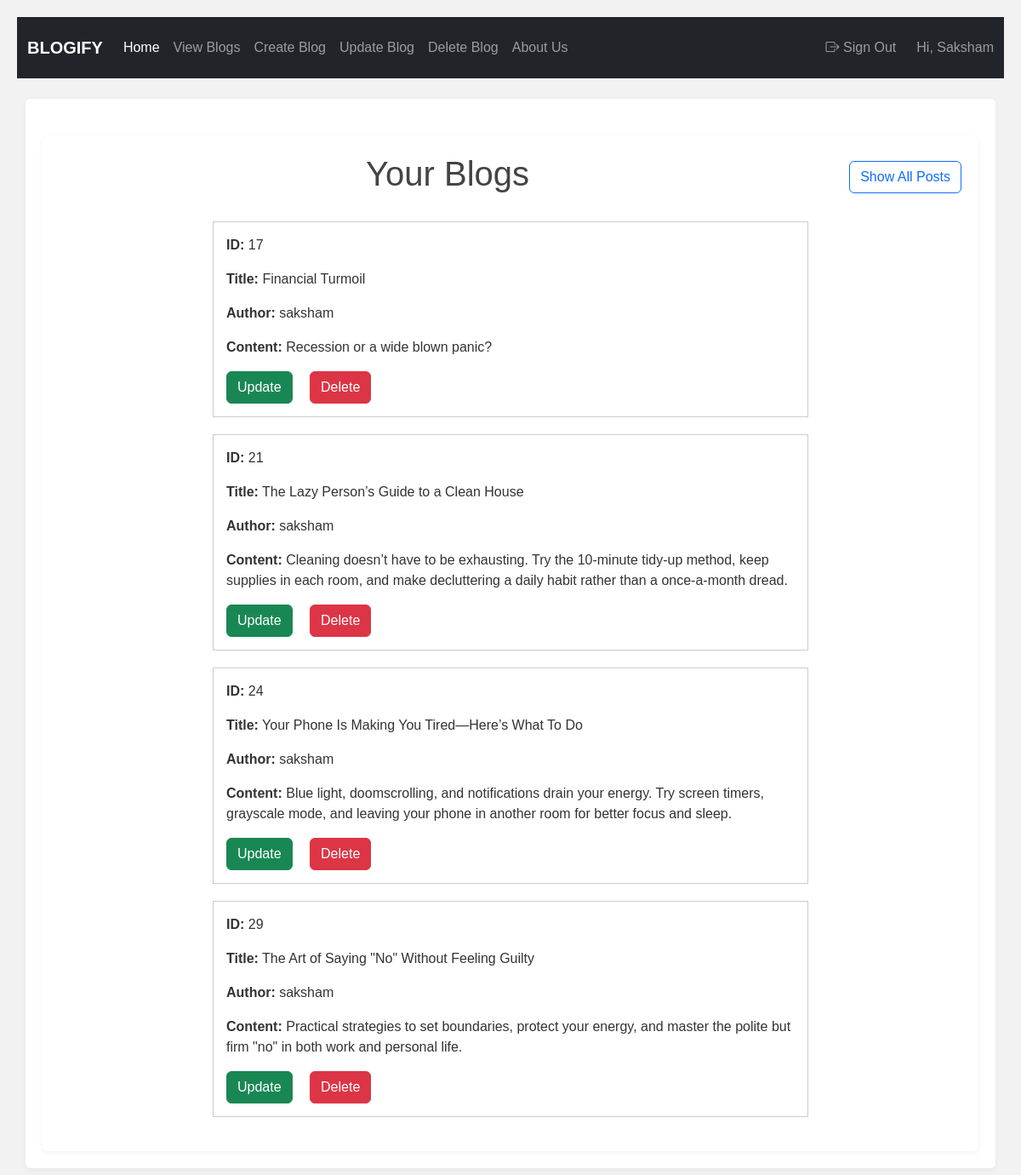
Page /blog/?mine=true (signed in) on the committed database.
### blog/models.py (models this page shows, shortened)
class BlogPost(models.Model):
    title = models.CharField(max_length = 100)
    content = models.TextField()
    user = models.ForeignKey(User, on_delete=models.CASCADE)

### blog/views.py (the view)
# urls.py: path('blog/', blog_show, name = 'show'),
def blog_show(request):
    my_posts = request.GET.get('mine')
    if my_posts:
        blogs = BlogPost.objects.filter(user = request.user)
    else:
        blogs = BlogPost.objects.all()
    return render (request, "blogs/blogs_show.html", {'blogs' : blogs})

### blog/templates/blogs/blogs_show.html
{% extends "base.html" %} {% block start %}
<div class="container mt-4">
  <div class="d-flex justify-content-between align-items-center mb-4">
    {% if request.GET.mine %}
    <h1 class="text-center flex-grow-1">Your Blogs</h1>
    {% else %}
    <h1 class="text-center flex-grow-1">All Blogs</h1>
    {% endif %} {% if user.is_authenticated %}
    <div class="ms-3">
      {% if request.GET.mine %}
      <a href="{% url 'show' %}" class="btn btn-outline-primary"
        >Show All Posts</a
      >
      {% else %}
      <a href="{% url 'show' %}?mine=true" class="btn btn-outline-primary"
        >Show My Posts</a
      >
      {% endif %}
    </div>
    {% endif %}
  </div>
  <div style="max-width: 700px; margin: auto">
    {% for blog in blogs %}
    <div style="border: 1px solid #ccc; padding: 15px; margin-bottom: 20px">
      <p><strong>ID:</strong> {{ blog.id }}</p>
      <p><strong>Title:</strong> {{ blog.title }}</p>
      <p><strong>Author:</strong> {{ blog.user.username }}</p>
      <p><strong>Content:</strong> {{ blog.content }}</p>
      {% if blog.user == request.user %}
      <a href="{% url 'update_button' blog.id %}" class="btn btn-success me-3"
        >Update</a
      >
      <a href="{% url 'delete_button' blog.id %}" class="btn btn-danger"
        >Delete</a
      >
      {% endif %}
    </div>
    {% empty %}
    <p class="text-center">No blogs available.</p>
    {% endfor %}
  </div>
</div>
{% endblock %}

### blog/templates/base.html (shortened to what this page needs)
{% load static %}
<!DOCTYPE html>
<html lang="en">
  <head>
    <link
      href="https://cdn.jsdelivr.net/npm/bootstrap@5.3.3/dist/css/bootstrap.min.css"
      rel="stylesheet"
    />
    <link
      rel="stylesheet"
      href="https://cdn.jsdelivr.net/npm/bootstrap-icons@1.10.5/font/bootstrap-icons.css"
    />
    <link rel="stylesheet" href="{% static 'blog/index.css' %}" />
    <link rel="stylesheet" href="{% static 'velo_validation/style.css' %}" />
  </head>
  <body>
    <nav class="navbar navbar-expand-lg navbar-dark bg-dark py-3 fs-6 mb-4">
      <div class="container-fluid">
        <a href="{% url 'home' %}" class="navbar-brand"><b> BLOGIFY </b> </a>
        <div class="collapse navbar-collapse" id="navbarNav">
          <ul class="navbar-nav me-auto mb-2 mb-lg-0">
            <li class="nav-item">
              <a
                href="{% url 'home' %}"
                class="nav-link active"
                aria-current="page"
                >Home</a
              >
            </li>
            <li class="nav-item">
              <a href="{% url 'show' %}" class="nav-link">View Blogs</a>
            </li>
            <li class="nav-item">
              <a href="{% url 'create' %}" class="nav-link">Create Blog</a>
            </li>
            <li class="nav-item">
              <a href="{% url 'update' %}" class="nav-link">Update Blog</a>
            </li>
            <li class="nav-item">
              <a href="{% url 'delete' %}" class="nav-link">Delete Blog</a>
            </li>
            <li class="nav-item">
              <a href="{% url 'about' %}" class="nav-link">About Us</a>
            </li>
          </ul>
          <ul class="navbar-nav">
            {% if request.user.is_authenticated %}
            <li class="nav-item">
              <a href="{% url 'logout' %}" class="nav-link"
                ><i class="bi bi-box-arrow-right"></i> Sign Out</a
              >
            </li>
            <span class="navbar-text ms-3">
              Hi, {{ request.user.username|title }}
            </span>
            {% endif %}
          </ul>
        </div>
      </div>
    </nav>
    <main>
      <div class="container">{% block start %} {% endblock %}</div>
    </main>
  </body>
</html>

### blog/static/blog/index.css (style rules this page uses)
body { font-family: Arial, sans-serif; margin: 20px; background-color: #f2f2f2; color: #333; }
h1, h2, h3 { color: #444; }
.container { background-color: #fff; padding: 20px; border-radius: 6px; box-shadow: 0 2px 6px rgba(0, 0, 0, 0.05); }

### rows in the picture
BlogPost: id "17", title "Financial Turmoil", user.username "saksham", content "Recession or a wide blown panic?", shows "Update"
BlogPost: id "21", title "The Lazy Person’s Guide to a Clean House", user.username "saksham", content "Cleaning doesn’t have to be exhausting. Try the 10-minute tidy-up method, keep supplies in each room, and make decluttering a daily habit rather than a once-a-month dread.", shows "Update"
BlogPost: id "24", title "Your Phone Is Making You Tired—Here’s What To Do", user.username "saksham", content "Blue light, doomscrolling, and notifications drain your energy. Try screen timers, grayscale mode, and leaving your phone in another room for better focus and sleep.", shows "Update"
BlogPost: id "29", title "The Art of Saying \"No\" Without Feeling Guilty", user.username "saksham", content "Practical strategies to set boundaries, protect your energy, and master the polite but firm \"no\" in both work and personal life.", shows "Update"

### other values in the picture
{{ request.user.username|title }} "Saksham"
